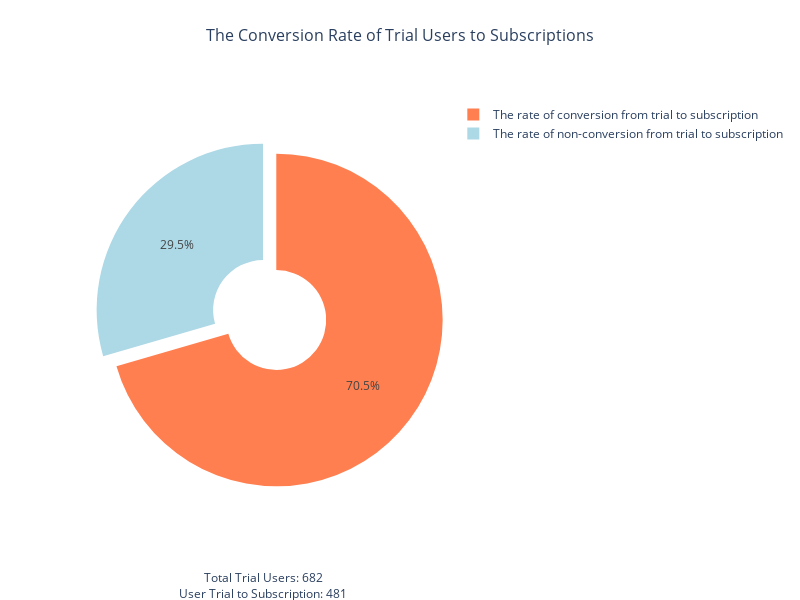

Source (notebook cell):
### Code cell
# Define variables
trial_users = overall_conversion['trial_users'].iloc[0]
subscription_users = overall_conversion['subscription_users'].iloc[0]
non_converted = trial_users - subscription_users

# Pie chart of conversion rates with Plotly
fig = go.Figure(data=[go.Pie(
    labels=['The rate of conversion from trial to subscription', 'The rate of non-conversion from trial to subscription'],
    values=[subscription_users, non_converted],
    hole=0.3,  # For donut chart
    marker=dict(colors=['coral', 'lightblue']),
    pull=[0.1, 0],
    hovertemplate="<b>%{label}</b><br>" +
                  "Number of Users: %{value}<br>" +
                  "Rate: %{percent}<extra></extra>"
)])

fig.update_layout(
    title={
        'text': 'The Conversion Rate of Trial Users to Subscriptions',
        'y': 0.95,
        'x': 0.5,
        'xanchor': 'center',
        'yanchor': 'top',
        'font': {'size': 16}
    },
    annotations=[
        dict(
            text=f'Total Trial Users: {trial_users}<br>User Trial to Subscription: {subscription_users}',
            x=0.5,
            y=-0.2,
            showarrow=False,
            font=dict(size=12),
            xref='paper',
            yref='paper',
            align='center'
        )
    ],
    showlegend=True,
    width=800,
    height=600,
    template='plotly_white'
)

fig.show()

### Figure 1 — Plotly figure (JSON) as saved in the notebook; plotly's stock layout.template omitted (floating-point values rounded to 4 significant figures)
{"data": [{"hole": 0.3, "hovertemplate": "<b>%{label}</b><br>Number of Users: %{value}<br>Rate: %{percent}<extra></extra>", "labels": ["The rate of conversion from trial to subscription", "The rate of non-conversion from trial to subscription"], "marker": {"colors": ["coral", "lightblue"]}, "pull": [0.1, 0], "type": "pie", "values": [481, 201]}], "layout": {"annotations": [{"align": "center", "font": {"size": 12}, "showarrow": false, "text": "Total Trial Users: 682<br>User Trial to Subscription: 481", "x": 0.5, "xref": "paper", "y": -0.2, "yref": "paper"}], "height": 600, "showlegend": true, "title": {"font": {"size": 16}, "text": "The Conversion Rate of Trial Users to Subscriptions", "x": 0.5, "xanchor": "center", "y": 0.95, "yanchor": "top"}, "width": 800}}
